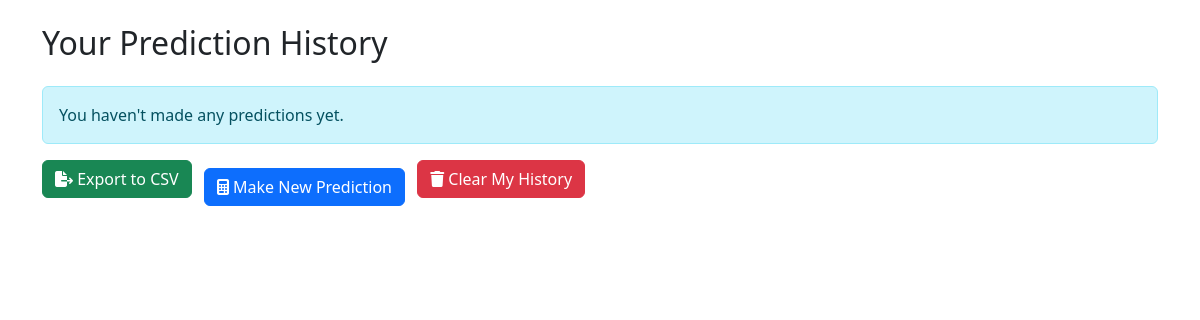
The app's page /history/?page=2 (signed in), older data.
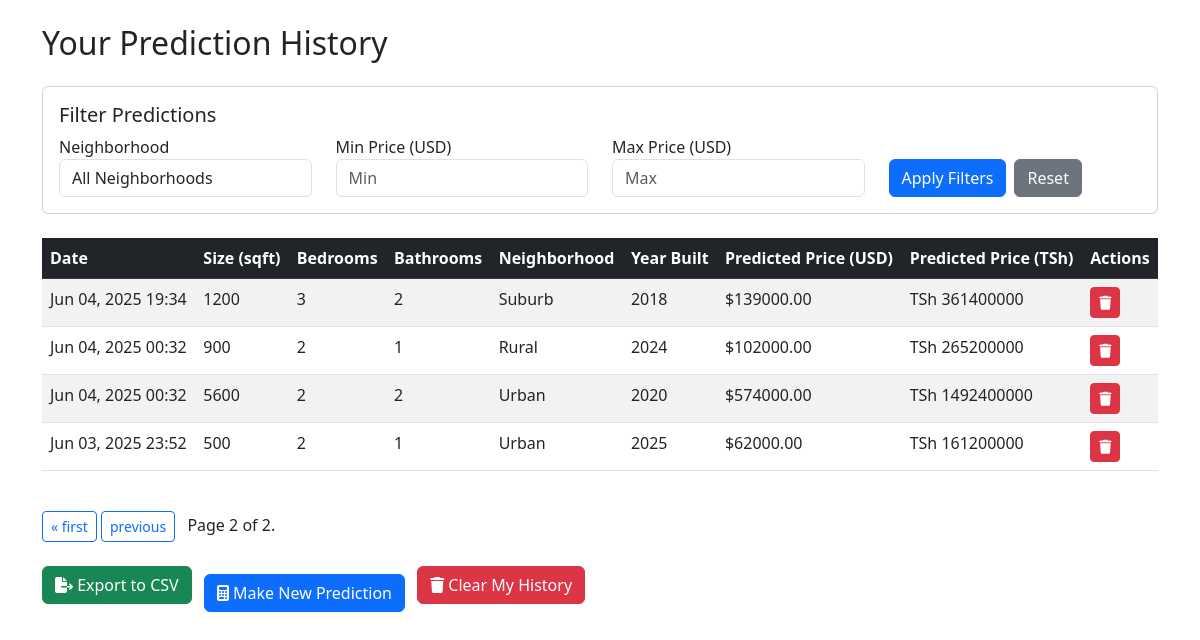
The same page, newer data.
### house_price/models.py (models this page shows, shortened)
class HousePricePrediction(models.Model):
    user = models.ForeignKey(User, on_delete=models.CASCADE, null=True, blank=True)
    square_feet = models.IntegerField()
    bedrooms = models.IntegerField()
    bathrooms = models.IntegerField()
    neighborhood = models.CharField(max_length=50)
    year_built = models.IntegerField()
    predicted_price_usd = models.DecimalField(max_digits=12, decimal_places=2)
    predicted_price_tsh = models.DecimalField(max_digits=12, decimal_places=2)
    created_at = models.DateTimeField(auto_now_add=True)
    is_deleted = models.BooleanField(default=False)
    class Meta:
        ordering = ['-created_at']

### house_price/views.py (the view)
# urls.py: path('history/', views.prediction_history, name='prediction_history'),
@login_required
def prediction_history(request):
    predictions = HousePricePrediction.objects.filter(
        user=request.user, is_deleted=False
    ).order_by('-created_at')
    paginator = Paginator(predictions, 10)
    page_number = request.GET.get('page')
    page_obj = paginator.get_page(page_number)
    context = {
        'predictions': page_obj,  # Changed from page_obj to predictions
    }
    return render(request, 'house_price/history.html', context)

### house_price/templates/house_price/history.html (shortened to what the changed rows need)
{% load static %}
<!DOCTYPE html>
<html lang="en">
<head>
    <link href="https://cdn.jsdelivr.net/npm/bootstrap@5.3.0/dist/css/bootstrap.min.css" rel="stylesheet">
    <link rel="stylesheet" href="https://cdnjs.cloudflare.com/ajax/libs/font-awesome/6.4.0/css/all.min.css">
</head>
<body>
    <div class="container">
        <h2 class="my-4">Your Prediction History</h2>
        {% if predictions %}
        <div class="card mb-4">
            <div class="card-body">
                <h5 class="card-title">Filter Predictions</h5>
                <form method="get">
                    <div class="row">
                        <div class="col-md-3">
                            <label for="neighborhood">Neighborhood</label>
                            <select name="neighborhood" id="neighborhood" class="form-control">
                                <option value="">All Neighborhoods</option>
                            </select>
                        </div>
                        <div class="col-md-3">
                            <label for="min_price">Min Price (USD)</label>
                            <input type="number" name="min_price" id="min_price"
                                   class="form-control" placeholder="Min"
                                   value="{{ min_price }}">
                        </div>
                        <div class="col-md-3">
                            <label for="max_price">Max Price (USD)</label>
                            <input type="number" name="max_price" id="max_price"
                                   class="form-control" placeholder="Max"
                                   value="{{ max_price }}">
                        </div>
                        <div class="col-md-3 d-flex align-items-end">
                            <button type="submit" class="btn btn-primary">Apply Filters</button>
                            <a href="{% url 'prediction_history' %}" class="btn btn-secondary ms-2">Reset</a>
                        </div>
                    </div>
                </form>
            </div>
        </div>
        <div class="table-responsive">
            <table class="table table-striped">
                <thead class="table-dark">
                    <tr>
                        <th>Date</th>
                        <th>Size (sqft)</th>
                        <th>Bedrooms</th>
                        <th>Bathrooms</th>
                        <th>Neighborhood</th>
                        <th>Year Built</th>
                        <th>Predicted Price (USD)</th>
                        <th>Predicted Price (TSh)</th>
                        <th>Actions</th>
                    </tr>
                </thead>
                <tbody>
                    {% for prediction in predictions %}
                    <tr>
                        <td>{{ prediction.created_at|date:"M d, Y H:i" }}</td>
                        <td>{{ prediction.square_feet }}</td>
                        <td>{{ prediction.bedrooms }}</td>
                        <td>{{ prediction.bathrooms }}</td>
                        <td>{{ prediction.neighborhood }}</td>
                        <td>{{ prediction.year_built }}</td>
                        <td>${{ prediction.predicted_price_usd|floatformat:2 }}</td>
                        <td>TSh {{ prediction.predicted_price_tsh|floatformat:0 }}</td>
                        <td>
                            <form action="{% url 'delete_prediction' prediction.id %}" method="post" style="display:inline;">
                                <button type="submit" class="btn btn-sm btn-danger" onclick="return confirm('Delete this prediction?');">
                                    <i class="fas fa-trash"></i>
                                </button>
                            </form>
                        </td>
                    </tr>
                    {% endfor %}
                </tbody>
            </table>
        </div>
        <div class="pagination my-4">
            <span class="step-links">
                {% if predictions.has_previous %}
                    <a href="?page=1" class="btn btn-sm btn-outline-primary">&laquo; first</a>
                    <a href="?page={{ predictions.previous_page_number }}" class="btn btn-sm btn-outline-primary">previous</a>
                {% endif %}
                <span class="current mx-2">
                    Page {{ predictions.number }} of {{ predictions.paginator.num_pages }}.
                </span>
            </span>
        </div>
        {% else %}
            <div class="alert alert-info">
                You haven't made any predictions yet.
            </div>
        {% endif %}
        <div class="mb-4">
            <a href="{% url 'export_predictions' %}" class="btn btn-success mb-3">
            </a>
            <a href="{% url 'house_price_prediction' %}" class="btn btn-primary ms-2">
            </a>
            <form action="{% url 'clear_user_history' %}" method="post" class="d-inline ms-2">
            </form>
        </div>
    </div>
</body>
</html>

Row changes from the older to the newer data that the page shows:
added HousePricePrediction: created_at "Jun 04, 2025 19:34", square_feet "1200", bedrooms "3", bathrooms "2", neighborhood "Suburb", year_built "2018", predicted_price_usd "139000.00", predicted_price_tsh "361400000"
added HousePricePrediction: created_at "Jun 04, 2025 00:32", square_feet "900", bedrooms "2", bathrooms "1", neighborhood "Rural", year_built "2024", predicted_price_usd "102000.00", predicted_price_tsh "265200000"
added HousePricePrediction: created_at "Jun 04, 2025 00:32", square_feet "5600", bedrooms "2", bathrooms "2", neighborhood "Urban", year_built "2020", predicted_price_usd "574000.00", predicted_price_tsh "1492400000"
added HousePricePrediction: created_at "Jun 03, 2025 23:52", square_feet "500", bedrooms "2", bathrooms "1", neighborhood "Urban", year_built "2025", predicted_price_usd "62000.00", predicted_price_tsh "161200000"
Text that changed along with them:
form field neighborhood: (not shown) → "All Neighborhoods"
{{ predictions.number }}: (not shown) → "2"
{{ predictions.paginator.num_pages }}: (not shown) → "2"
text no longer shown: "You haven't made any predictions yet."
text now shown: "Filter Predictions Neighborhood Min Price (USD) Max Price (USD) Apply Filters Reset Date Size (sqft) Bedrooms Bathrooms Neighborhood Year Built Predicted Price (USD) Predicted Price (TSh) Actions « first previous Page of ."
